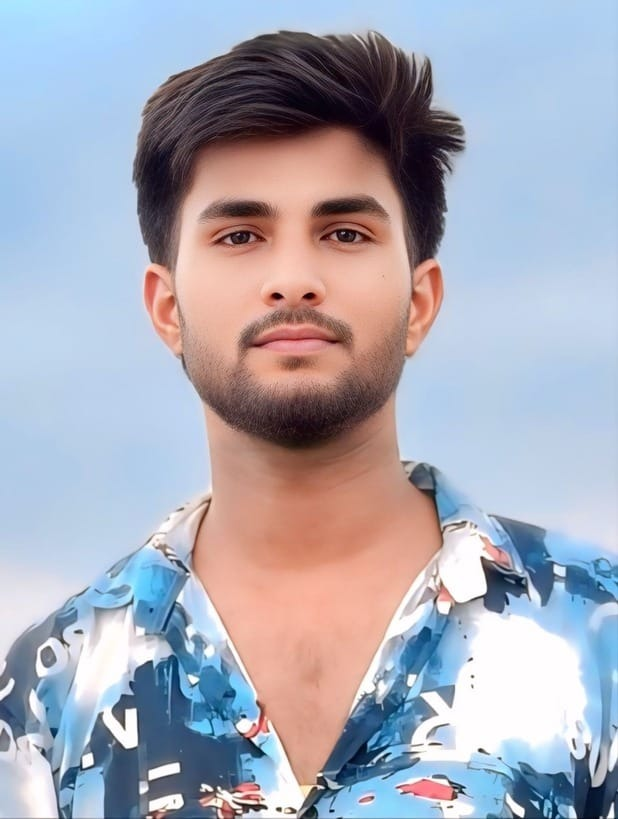
#> input picture my_image.jpg, 618 x 819 px, found by its file name
$ python generate_vector_hologram.py
#> lines starting #> are read from the running program, lines starting #| are printed output that depends on the picture
#!/usr/bin/env python3
"""
Convert user photo into animated Cyberpunk Vector Particle Hologram for dark.svg and light.svg.
"""
from PIL import Image, ImageEnhance
import os, random

def generate_hologram():
    base_dir = r"c:\Users\LENOVO\OneDrive\Documents\ajaygprofile\ajaygprofile"
    src_path = os.path.join(base_dir, "my_image.jpg")

    im = Image.open(src_path)
#> im is the input picture: PIL image 618x819 RGB; mean R, G, B 168.8, 170.4, 183.7
    w_orig, h_orig = im.size

    # Target grid: 300 width x 340 height (matches SVG transform scale 1.24, 1.4471 for 400x492 card)
    target_w, target_h = 300, 340
    target_ratio = target_w / target_h

    if (w_orig / h_orig) > target_ratio:
        new_w = int(h_orig * target_ratio)
        crop_box = ((w_orig - new_w) // 2, 0, (w_orig - new_w) // 2 + new_w, h_orig)
    else:
        new_h = int(w_orig / target_ratio)
        crop_box = (0, int((h_orig - new_h) * 0.25), w_orig, int((h_orig - new_h) * 0.25) + new_h)

    cropped = im.crop(crop_box).resize((target_w, target_h), Image.Resampling.LANCZOS)
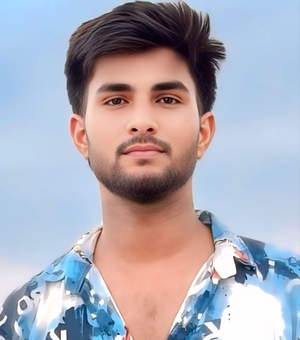
#> cropped: PIL image 300x340 RGB; mean R, G, B 172.2, 170.3, 181.9
    rgb = cropped.convert("RGB")
    w, h = target_w, target_h

    # Accurate connected sky segmentation
    visited = set()
    queue = [(x, 0) for x in range(w)]
    sky_set = set()

    def is_shoulder_or_below(x, y):
        # Left shoulder boundary: y > 265 at x=0, y > 235 at x=90
        if x <= 95 and y >= (265 - 0.3 * x):
            return True
        # Right shoulder boundary: y > 255 at x=299, y > 230 at x=205
        if x >= 205 and y >= (230 + 0.26 * (x - 205)):
            return True
        if y >= 275:
            return True
        return False

    def is_sky(r, g, b, x, y):
        if is_shoulder_or_below(x, y):
            return False
        lum = (r + g + b) / 3
        if lum < 125:
            return False
        if r > b + 25:
            return False
        if b < r - 12:
            return False
        return True

    for pt in queue:
        if pt not in visited:
            q = [pt]
            visited.add(pt)
            while q:
                cx, cy = q.pop()
                r, g, b = rgb.getpixel((cx, cy))
                if is_sky(r, g, b, cx, cy):
                    sky_set.add((cx, cy))
                    for dx, dy in [(-1, 0), (1, 0), (0, -1), (0, 1)]:
                        nx, ny = cx + dx, cy + dy
                        if 0 <= nx < w and 0 <= ny < h and (nx, ny) not in visited:
                            visited.add((nx, ny))
                            q.append((nx, ny))
#> after the loop, sky_set = 43760 items; visited = 44606 items

    # Foreground enhancement and dithering
    gray = cropped.convert("L")
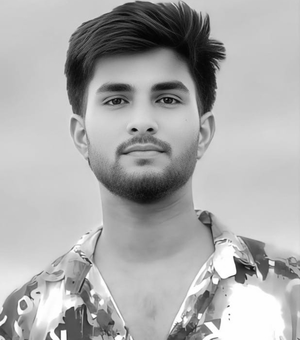
#> gray: PIL image 300x340 L; min 4, max 255, mean 172.2
    enh = ImageEnhance.Contrast(gray)
    gray = enh.enhance(1.85)
    enh = ImageEnhance.Sharpness(gray)
    gray = enh.enhance(2.0)
#> (the rest of the program and of its run is left out)
